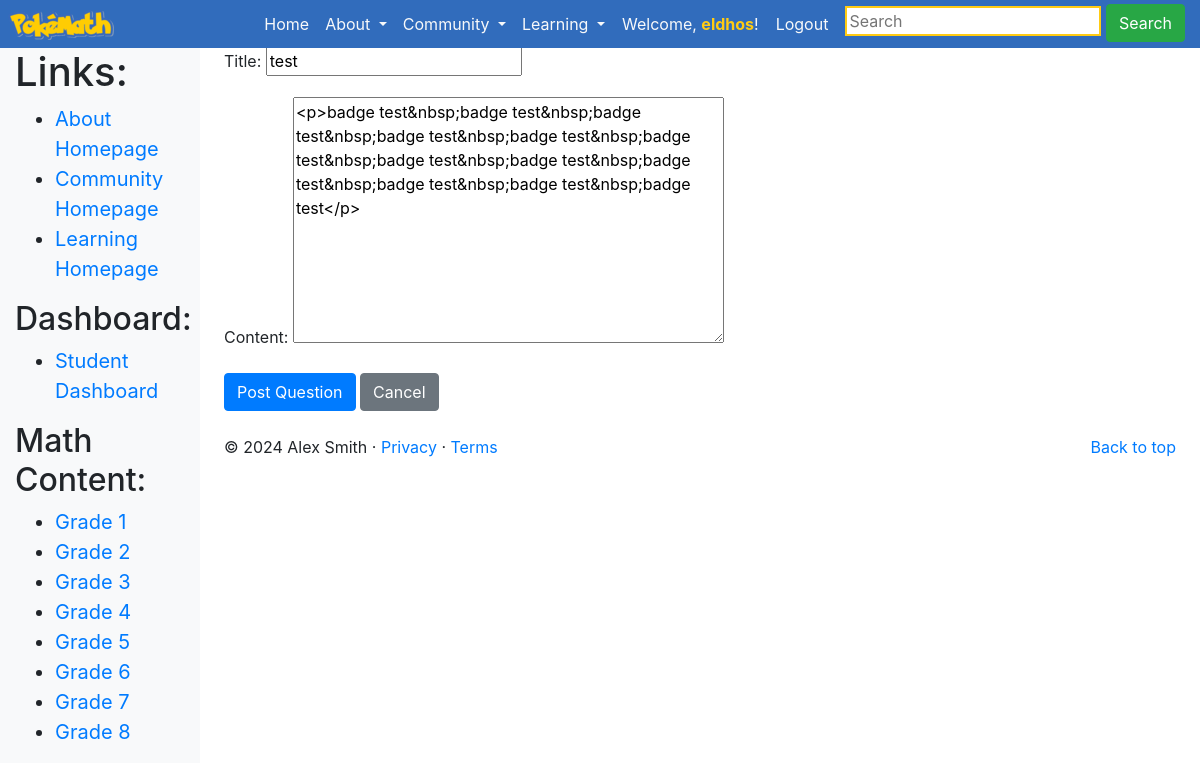
The app's page /community/math/20/update/ (signed in) with its own data.
### community/models.py (models this page shows, shortened)
class MathQuestion(models.Model):
    user = models.ForeignKey(User, on_delete=models.CASCADE, default=None)
    title = models.CharField(max_length=100)
    content = RichTextField()
    date_created = models.DateTimeField(default=timezone.now)

### community/views.py (the view, shortened to what this page needs)
# urls.py: path('math/<int:pk>/update/', views.MathQuestionUpdateView.as_view(), name='math_question_update'),
class MathQuestionUpdateView(UserPassesTestMixin, LoginRequiredMixin, UpdateView):
    model = MathQuestion
    fields = ['title', 'content']
    def test_func(self):
        question = self.get_object()
        if self.request.user == question.user:
            return True
        return False

### templates/community/mathquestion_form.html (shortened to what this page needs)
{% extends "learning/base.html" %}
{% block body_block %}
<h2>Ask Your Question</h2>
<form action="" method="POST">
    {{ form.as_p }}
    <button type="submit" class="btn btn-primary">Post Question</button>
    <a href="{% url 'community:math_forum' %}" class="btn btn-secondary">Cancel</a>
</form> <br>
{% endblock %}

### templates/learning/base.html (shortened to what this page needs)
<!DOCTYPE html>
{% load static %}
<html lang="en">
<head>
    <link href="https://getbootstrap.com/docs/4.2/dist/css/bootstrap.min.css" rel="stylesheet"
>
    <link href="https://getbootstrap.com/docs/4.2/examples/dashboard/dashboard.css" rel="stylesheet">
    <link rel="stylesheet" href="{% static 'css/homepage.css' %}">
    <link rel="stylesheet" href="{% static 'css/base.css' %}">
</head>
<body>
    <header>
        <nav class="navbar navbar-expand-md navbar-dark fixed-top custom-navbar-color p-0">
            <a class="navbar-brand p-2" href="{% url 'index' %}"><img src="{% static 'images/logosmall.png' %}"
                    alt="PokéMath logo"></a>
            <div class="container">
                <div class="collapse navbar-collapse" id="navbarCollapse">
                    <ul class="navbar-nav ml-auto">
                        <li class="nav-item"><a class="nav-link text-light" href="{% url 'index' %}">Home</a></li>
                        <li class="nav-item dropdown">
                            <a class="nav-link dropdown-toggle categories-link text-light" href="#"
                                id="navbarDropdownCategories" role="button" data-toggle="dropdown" aria-haspopup="true"
                                aria-expanded="false">
                                About
                            </a>
                        </li>
                        <li class="nav-item dropdown">
                            <a class="nav-link dropdown-toggle categories-link text-light" href="#"
                                id="navbarDropdownCategories" role="button" data-toggle="dropdown" aria-haspopup="true"
                                aria-expanded="false">
                                Community
                            </a>
                        </li>
                        <li class="nav-item dropdown">
                            <a class="nav-link dropdown-toggle categories-link text-light" href="#"
                                id="navbarDropdownCategories" role="button" data-toggle="dropdown" aria-haspopup="true"
                                aria-expanded="false">
                                Learning
                            </a>
                        </li> &nbsp;&nbsp;
                        {% if user.is_authenticated %}
                        <li class="nav-item">
                            <span class="navbar-text text-light">Welcome, <a class="username-link"
                                    href="{% url 'account:profile' %}">
                                    {{ user.username }}</a>!&nbsp;&nbsp;</span>
                        </li>
                        <li class="nav-item"><a class="nav-link text-light"
                                href="{% url 'auth_logout' %}?next={% url 'index'%}">Logout</a></li>&nbsp;&nbsp;
                        <li class="nav-item">
                            <form class="search-bar" action="" method="GET">
                                <input class="search-form" type="text" placeholder="Search" aria-label="Search"
                                    name="search-area">
                                <button class="btn btn-success" type="submit">Search</button>
                            </form>
                        </li>
                        {% endif %}
                    </ul>
                </div>
            </div>
        </nav>
    </header>
    <div class="container-fluid">
        <div class="row">
            <nav class="col-md-2 d-none d-md-block bg-light sidebar">
                <div class="sidebar-sticky">
                    {% block sidebar_block %}
                    <h1>Quick Links:</h1>
                    <ul>
                        <li><a href="{% url 'about:about' %}">About Homepage</a></li>
                        <li><a href="{% url 'community:community' %}">Community Homepage</a></li>
                        <li><a href="{% url 'learning:learning_home' %}">Learning Homepage</a></li>
                    </ul>
                    {% if user.is_authenticated %}
                    <h2>Dashboard:</h2>
                    {% if user.profile.is_student %}
                    <ul>
                        <li><a href="{% url 'learning:student_dashboard' user.id %}">Student Dashboard</a></li>
                    </ul>
                    <h2>Math Content:</h2>
                    <ul>
                        <li><a href="{% url 'learning:gr1' %}">Grade 1</a></li>
                        <li><a href="{% url 'learning:gr2' %}">Grade 2</a></li>
                        <li><a href="{% url 'learning:gr3' %}">Grade 3</a></li>
                        <li><a href="{% url 'learning:gr4' %}">Grade 4</a></li>
                        <li><a href="{% url 'learning:gr5' %}">Grade 5</a></li>
                        <li><a href="{% url 'learning:gr6' %}">Grade 6</a></li>
                        <li><a href="{% url 'learning:gr7' %}">Grade 7</a></li>
                        <li><a href="{% url 'learning:gr8' %}">Grade 8</a></li>
                    </ul>
                    {% elif user.profile.is_teacher %}
                    <ul>
                        <li><a href="{% url 'learning:teacher_dashboard' %}">Teacher Dashboard</a></li>
                    </ul>
                    {% elif user.profile.is_parent %}
                    <ul>
                        <li><a href="{% url 'learning:parent_dashboard' %}">Parent Dashboard</a></li>
                    </ul>
                    {% endif %}
                    {% endif %}
                    {% endblock %}
                </div>
            </nav>
            <main role="main" class="col-md-9  ml-sm-auto col-lg-10 px-4">
                {% block body_block %}{% endblock %}
                <footer>
                    <p class="float-right"><a href="#">Back to top</a></p>
                    <p>&copy; 2024 Alex Smith &middot; <a href="#">Privacy</a> &middot; <a href="#">Terms</a>
                    </p>
                </footer>
            </main>
        </div>
    </div>
</body>
</html>

### static/css/base.css (style rules this page uses)
.custom-navbar-color { background-color: #316cbc; }
.search-form { border: 2px solid #ffcb13; }
.username-link { color: #ffcb13 !important; font-weight: bold; }
.sidebar-sticky { font-size: 20px; }

### records on screen
MathQuestion: title "test", content "<p>badge test&nbsp;badge test&nbsp;badge test&nbsp;badge test&nbsp;badge test&nbsp;badge test&nbsp;badge test&nbsp;badge test&nbsp;badge test&nbsp;badge test&nbsp;badge test&nbsp;badge test</p>"

### other values on screen
{{ user.username }} "eldhos"
